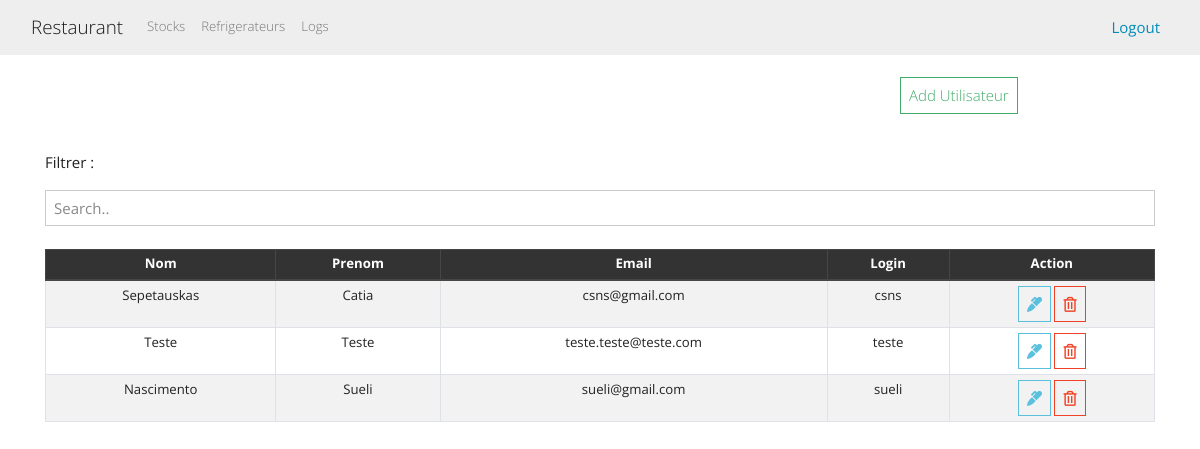
The app's page /index_utilisateur.php (signed in) with its own data.
### tables this page shows
CREATE TABLE `utilisateur` (
  `id` bigint NOT NULL AUTO_INCREMENT,
  `adresse_mail` varchar(255) DEFAULT NULL,
  `login` varchar(255) DEFAULT NULL,
  `mot_de_passe` varchar(255) DEFAULT NULL,
  `nom` varchar(255) DEFAULT NULL,
  `prenom` varchar(255) DEFAULT NULL,
  `role_id` bigint DEFAULT NULL,
  PRIMARY KEY (`id`),
  KEY `FKaqe8xtajee4k0wlqrvh2pso4l` (`role_id`)
);

### index_utilisateur.php (the view, shortened to what this page needs)
<?php include("db.php"); ?>
<?php include('includes/header.php'); ?>
<main class="container">
  <br>
  <div class="row">
    <div class="col-md-9">
    </div>
	<div class="col-md-3">
		<button type="button" class="btn btn-outline-success btn-rounded waves-effect" data-toggle="modal" data-target="#exampleModal">
		  Add Utilisateur
		</button>
	</div>
  </div>
  <br>
  <p>Filtrer : </p>
  <input class="form-control" id="myInput" type="text" placeholder="Search..">
  <br>
  <div class="row">
    <div class="col-md-12 table-responsive">
      <table class="table table-striped table-bordered table-sm" >
         <thead class="thead-dark">
          <tr class="text-center">
            <th>Nom</th>
			<th>Prenom</th>
			<th>Email</th>
            <th>Login</th>
			<th>Action</th>
          </tr>
        </thead>
        <tbody id="myTable">
          <?php
          $query = "select * from utilisateur";
          $result_utilisateurs = mysqli_query($conn, $query);
          while($row = mysqli_fetch_assoc($result_utilisateurs)) { ?>
          <tr>
            <td class="text-center"><?php echo $row['nom']; ?></td>
			<td class="text-center"><?php echo $row['prenom']; ?></td>
            <td class="text-center"><?php echo $row['adresse_mail']; ?></td>
            <td class="text-center"><?php echo $row['login']; ?></td>
            <td class="text-center">
              <a href="edit_utilisateur.php?id=<?php echo $row['id']?>" class="btn btn-outline-info btn-rounded waves-effect">
                <i class="fas fa-marker"></i>
              </a>
              <a href="delete_utilisateur.php?id=<?php echo $row['id']?>" class="btn btn-outline-danger btn-rounded waves-effect">
                <i class="far fa-trash-alt"></i>
              </a>
            </td>
          </tr>
          <?php } ?>
        </tbody>
      </table>
    </div>
  </div>
</main>
<?php include('includes/footer.php'); ?>

### css/draganddrop.css (style rules this page uses)
p { clear: both; padding-top: 1em; }

### records on screen
utilisateur: nom "Sepetauskas", prenom "Catia", adresse_mail "csns@gmail.com", login "csns"
utilisateur: nom "Teste", prenom "Teste", adresse_mail "teste.teste@teste.com", login "teste"
utilisateur: nom "Nascimento", prenom "Sueli", adresse_mail "sueli@gmail.com", login "sueli"
